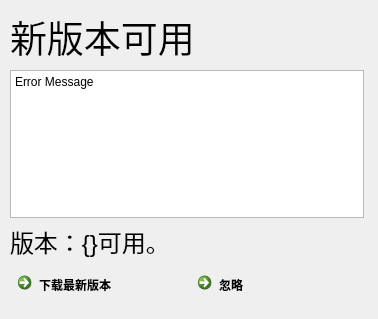
<?xml version="1.0" encoding="UTF-8"?>
<ui version="4.0">
 <class>Dialog</class>
 <widget class="QDialog" name="Dialog">
  <property name="geometry">
   <rect>
    <x>0</x>
    <y>0</y>
    <width>378</width>
    <height>319</height>
   </rect>
  </property>
  <property name="windowTitle">
   <string>Dialog</string>
  </property>
  <widget class="QWidget" name="">
   <property name="geometry">
    <rect>
     <x>10</x>
     <y>10</y>
     <width>354</width>
     <height>291</height>
    </rect>
   </property>
   <layout class="QVBoxLayout" name="verticalLayout">
    <item>
     <widget class="QLabel" name="title">
      <property name="font">
       <font>
        <pointsize>28</pointsize>
        <italic>false</italic>
        <bold>false</bold>
        <underline>false</underline>
        <strikeout>false</strikeout>
        <stylestrategy>PreferDefault</stylestrategy>
       </font>
      </property>
      <property name="cursor">
       <cursorShape>ArrowCursor</cursorShape>
      </property>
      <property name="text">
       <string>新版本可用</string>
      </property>
     </widget>
    </item>
    <item>
     <widget class="QPlainTextEdit" name="release_msg">
      <property name="enabled">
       <bool>true</bool>
      </property>
      <property name="font">
       <font/>
      </property>
      <property name="readOnly">
       <bool>true</bool>
      </property>
      <property name="plainText">
       <string>Error Message </string>
      </property>
     </widget>
    </item>
    <item>
     <widget class="QLabel" name="version">
      <property name="font">
       <font>
        <pointsize>18</pointsize>
        <italic>false</italic>
        <bold>false</bold>
        <underline>false</underline>
        <strikeout>false</strikeout>
        <stylestrategy>PreferDefault</stylestrategy>
       </font>
      </property>
      <property name="cursor">
       <cursorShape>ArrowCursor</cursorShape>
      </property>
      <property name="text">
       <string>版本：{}可用。</string>
      </property>
     </widget>
    </item>
    <item>
     <layout class="QHBoxLayout" name="horizontalLayout">
      <item>
       <widget class="QCommandLinkButton" name="download">
        <property name="text">
         <string>下载最新版本</string>
        </property>
       </widget>
      </item>
      <item>
       <widget class="QCommandLinkButton" name="cancel">
        <property name="text">
         <string>忽略</string>
        </property>
       </widget>
      </item>
     </layout>
    </item>
   </layout>
  </widget>
 </widget>
 <resources/>
 <connections/>
</ui>
